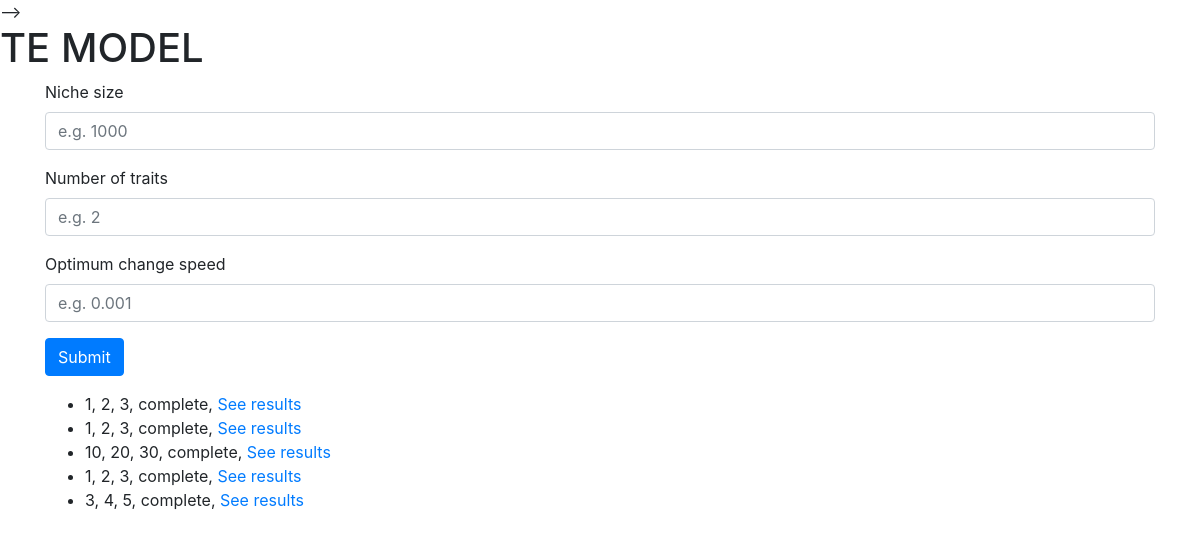
Before: / with the older database file.
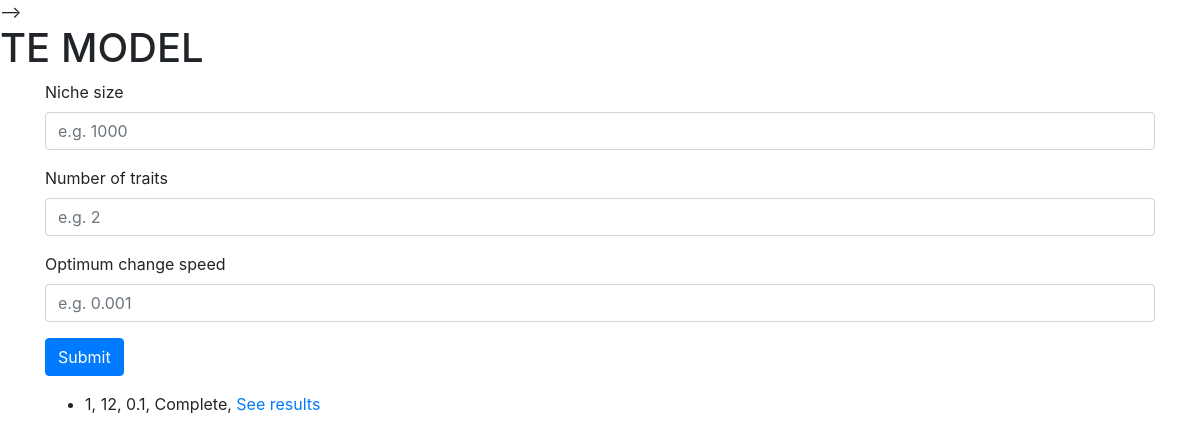
After: the same page with the newer database file.
### index.py (models this page shows)
class Task(db.Model):
    id = db.Column(db.Integer, primary_key = True)
    niche_size = db.Column(db.Integer)
    number_of_traits = db.Column(db.Integer)
    optimum_change_speed = db.Column(db.REAL)
    simulation_status = db.Column(db.Text)

### index.py (the view, shortened to what this page needs)
@app.route('/', methods = ['GET', 'POST'])
def hello_world():
    tasks = Task.query.all()
    return render_template("index.html", zmienna = tasks[(len(tasks)-5):])

### templates/index.html
{% extends "base.html" %}
{% block content %}
<div class="container">
<form method="POST">
  <div class="form-group">
    <label>Niche size</label>
    <input type="text" class="form-control" id="niche_size" name="niche_size"
    aria-describedby="emailHelp" placeholder="e.g. 1000">
  </div>
  <div class="form-group">
    <label>Number of traits</label>
    <input type="text" class="form-control" id="number_of_traits"
                                            name="number_of_traits"
    placeholder="e.g. 2">
  </div>
  <div class="form-group">
    <label>Optimum change speed</label>
    <input type="text" class="form-control" id="optimum_change_speed"
                                            name="optimum_change_speed"
    placeholder="e.g. 0.001">
  </div>
  <button type="submit" class="btn btn-primary">Submit</button>
</form>
<ul>
{% for el in zmienna %}
<li>{{el.niche_size}}, {{el.number_of_traits}}, {{el.optimum_change_speed}}, {{el.simulation_status}}, <a href="results/{{el.id}}">See results</a></li>
{% endfor %}
</ul>
</div>
{% endblock %}

### templates/base.html (shortened to what this page needs)
<html lang=en>
<head>
    <link rel="stylesheet" type="text/css" href="resources/style.css">
    <link rel="stylesheet"
        href="https://maxcdn.bootstrapcdn.com/bootstrap/4.0.0-alpha.6/css/bootstrap.min.css"
>
</head>
<body>
    <h1> TE MODEL </h1>
{% block content %}
{% endblock %}
</body>
</html>

Changed rows visible on the page:
removed Task: niche_size "1", number_of_traits "2", optimum_change_speed "3", simulation_status "complete"
removed Task: niche_size "1", number_of_traits "2", optimum_change_speed "3", simulation_status "complete"
removed Task: niche_size "10", number_of_traits "20", optimum_change_speed "30", simulation_status "complete"
removed Task: niche_size "1", number_of_traits "2", optimum_change_speed "3", simulation_status "complete"
removed Task: niche_size "3", number_of_traits "4", optimum_change_speed "5", simulation_status "complete"
now on this page (row edited): Task: niche_size "1", number_of_traits "12", optimum_change_speed "0.1", simulation_status "Complete"
